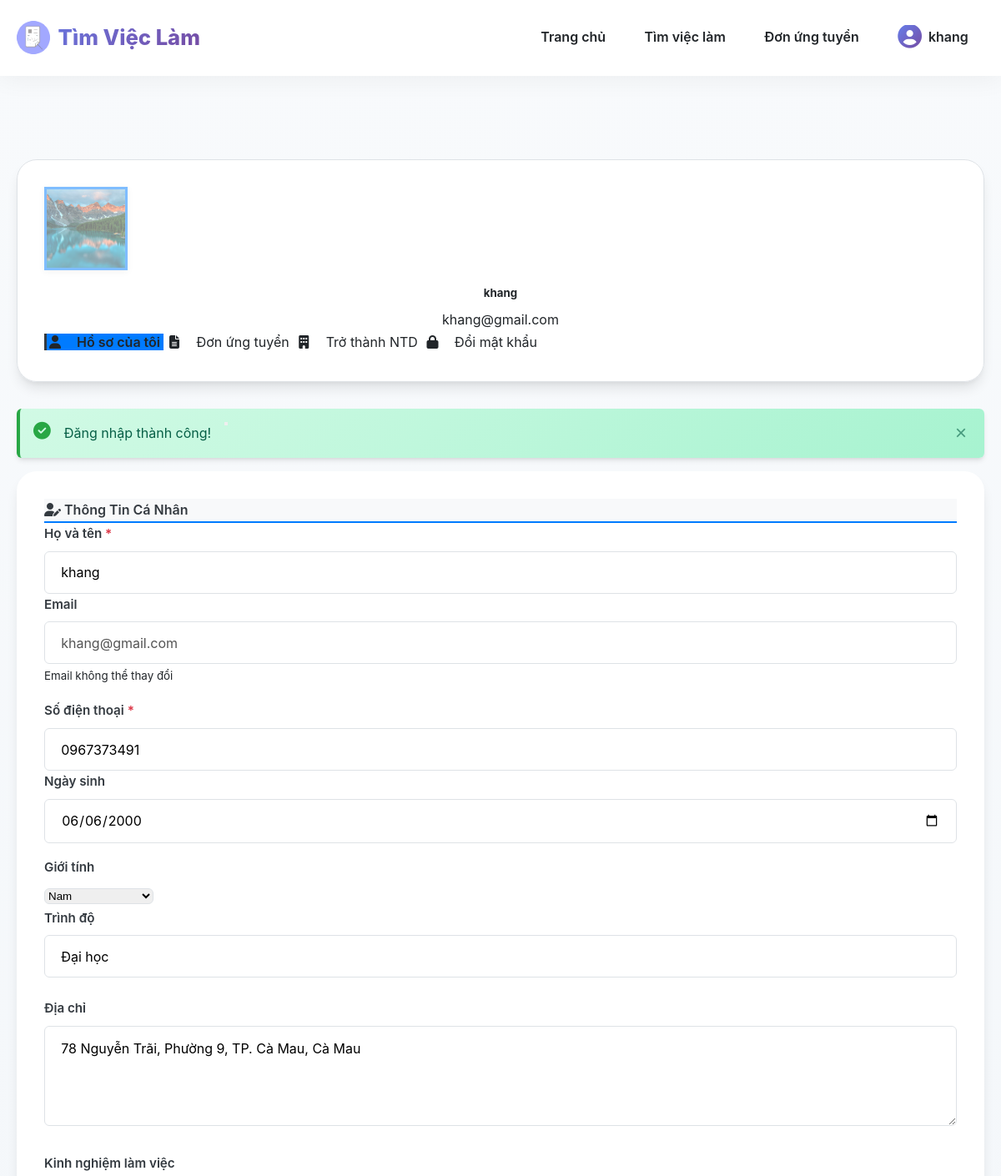
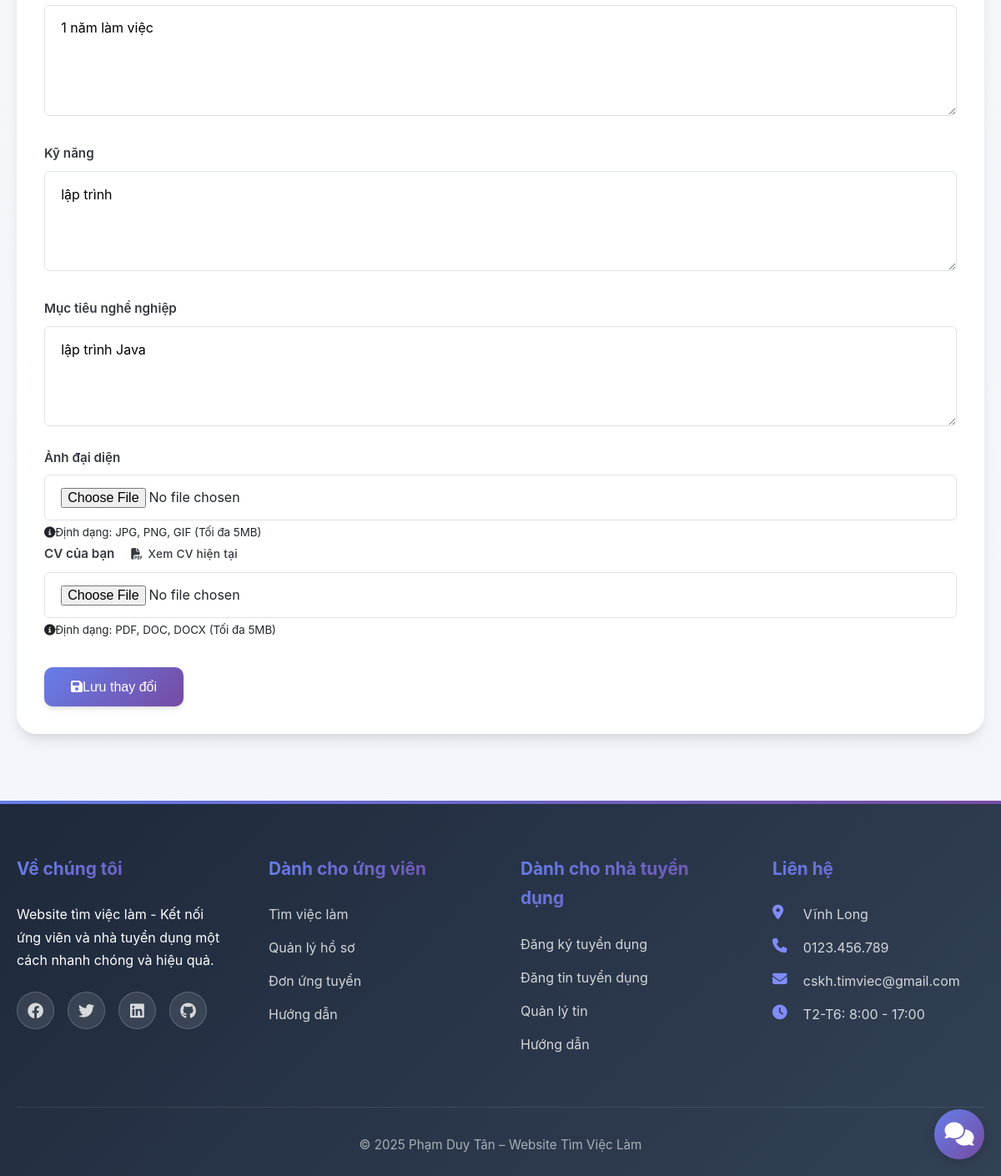
Screenshot of /ungvien/hoso (signed in) with the database file from the repository (2 pictures, top to bottom).
### tables this page shows
CREATE TABLE `thongtinungvien` (
  `id` int(11) NOT NULL,
  `nguoidung_id` int(11) NOT NULL,
  `ngaysinh` date DEFAULT NULL,
  `gioitinh` enum('nam','nu','khac') DEFAULT NULL,
  `trinhdo` varchar(255) DEFAULT NULL,
  `kinhnghiem` text DEFAULT NULL,
  `kynang` text DEFAULT NULL,
  `muctieucanhan` text DEFAULT NULL,
  `cv_file` varchar(255) DEFAULT NULL,
  `ngaycapnhat` datetime DEFAULT current_timestamp() ON UPDATE current_timestamp()
);

CREATE TABLE `nguoidung` (
  `id` int(11) NOT NULL,
  `email` varchar(255) NOT NULL,
  `matkhau` varchar(255) NOT NULL,
  `hoten` varchar(255) NOT NULL,
  `sodienthoai` varchar(20) DEFAULT NULL,
  `diachi` text DEFAULT NULL,
  `avatar` varchar(255) DEFAULT NULL,
  `vaitro` enum('admin','ungvien','tuyendung','choduyet') DEFAULT 'ungvien',
  `trangthai` enum('hoatdong','khoa') DEFAULT 'hoatdong',
  `xacminh` tinyint(1) DEFAULT 0,
  `ngaytao` datetime DEFAULT current_timestamp(),
  `ngaycapnhat` datetime DEFAULT current_timestamp() ON UPDATE current_timestamp()
);

### app/controllers/UngvienController.php (called while the page is built, shortened)
<?php
class UngvienController extends BaseController {
    private $db;
    public function __construct() {
        $this->db = Database::getInstance()->getConnection();
    }
    public function hoso() {
        $nguoidungId = $_SESSION['nguoidung_id'];
        $sql = "SELECT nd.*, tuv.*
                FROM nguoidung nd
                LEFT JOIN thongtinungvien tuv ON nd.id = tuv.nguoidung_id
                WHERE nd.id = :id";
        $stmt = $this->db->prepare($sql);
        $stmt->bindParam(':id', $nguoidungId);
        $stmt->execute();
        $user = $stmt->fetch();
        $data = [
            'pageTitle' => 'Hồ sơ của tôi',
            'user' => $user
        ];
        $this->view('ungvien/hoso', $data);
    }
}
?>

### app/core/Database.php (called while the page is built, shortened)
<?php
class Database {
    private static $instance = null;
    private $connection;
    private function __construct() {
        try {
            $this->connection = new PDO(
                "mysql:host=" . DB_HOST . ";dbname=" . DB_NAME . ";charset=utf8mb4",
                DB_USER,
                DB_PASS,
                [
                    PDO::ATTR_ERRMODE => PDO::ERRMODE_EXCEPTION,
                    PDO::ATTR_DEFAULT_FETCH_MODE => PDO::FETCH_ASSOC,
                    PDO::ATTR_EMULATE_PREPARES => false
                ]
            );
        } catch (PDOException $e) {
            error_log("Database connection failed: " . $e->getMessage());
            if (DEBUG_MODE) {
                die("Lỗi kết nối database: " . $e->getMessage());
            } else {
                die("Không thể kết nối đến cơ sở dữ liệu. Vui lòng thử lại sau.");
            }
        }
    }
    public static function getInstance() {
        if (self::$instance === null) {
            self::$instance = new self();
        }
        return self::$instance;
    }
    public function getConnection() {
        return $this->connection;
    }
}

### app/views/ungvien/hoso.php (the view, shortened to what this page needs)
<?php require_once BASE_PATH . 'app/views/layouts/header.php'; ?>
<div class="container" style="margin-top: 100px; margin-bottom: 50px;">
    <div class="row">
        <div class="col-md-3 mb-4">
            <div class="card profile-sidebar shadow-sm">
                <div class="card-body text-center">
                    <div class="user-avatar mb-3">
                        <?php if (!empty($user['avatar'])): ?>
                            <img src="<?php echo BASE_URL . 'uploads/avatar/' . htmlspecialchars($user['avatar']); ?>"
                                 alt="Avatar" class="rounded-circle" style="width: 100px; height: 100px; object-fit: cover;">
                        <?php else: ?>
                            <div class="avatar-placeholder">
                                <i class="fas fa-user"></i>
                            </div>
                        <?php endif; ?>
                    </div>
                    <h5 class="mb-1"><?php echo htmlspecialchars($user['hoten']); ?></h5>
                    <p class="text-muted small"><?php echo htmlspecialchars($user['email']); ?></p>
                </div>
                <div class="list-group list-group-flush">
                    <a href="<?php echo BASE_URL; ?>ungvien/hoso" class="list-group-item list-group-item-action active">
                        <i class="fas fa-user me-2"></i> Hồ sơ của tôi
                    </a>
                    <a href="<?php echo BASE_URL; ?>ungvien/donungtuyen" class="list-group-item list-group-item-action">
                        <i class="fas fa-file-alt me-2"></i> Đơn ứng tuyển
                    </a>
                    <?php if ($_SESSION['vaitro'] == 'ungvien'): ?>
                    <a href="<?php echo BASE_URL; ?>ungvien/yeucautuyendung" class="list-group-item list-group-item-action">
                        <i class="fas fa-building me-2"></i> Trở thành NTD
                    </a>
                    <?php endif; ?>
                    <a href="<?php echo BASE_URL; ?>taikhoan/doimatkhau" class="list-group-item list-group-item-action">
                        <i class="fas fa-lock me-2"></i> Đổi mật khẩu
                    </a>
                </div>
            </div>
        </div>
        <div class="col-md-9">
            <?php if (isset($_SESSION['success'])): ?>
                <div class="alert alert-success alert-dismissible fade show" role="alert">
                    <i class="fas fa-check-circle me-2"></i>
                    <?php echo htmlspecialchars($_SESSION['success']); unset($_SESSION['success']); ?>
                    <button type="button" class="btn-close" data-bs-dismiss="alert"></button>
                </div>
            <?php endif; ?>
            <div class="card shadow-sm mb-4">
                <div class="card-header bg-white">
                    <h4 class="mb-0"><i class="fas fa-user-edit me-2"></i> Thông Tin Cá Nhân</h4>
                </div>
                <div class="card-body p-4">
                    <form action="<?php echo BASE_URL; ?>ungvien/capnhathoso" method="POST" enctype="multipart/form-data">
                        <div class="row g-3">
                            <div class="col-md-6">
                                <label class="form-label fw-bold">Họ và tên <span class="text-danger">*</span></label>
                                <input type="text" class="form-control" name="hoten"
                                       value="<?php echo htmlspecialchars($user['hoten']); ?>" required>
                            </div>
                            <div class="col-md-6">
                                <label class="form-label fw-bold">Email</label>
                                <input type="email" class="form-control"
                                       value="<?php echo htmlspecialchars($user['email']); ?>" disabled>
                                <small class="text-muted">Email không thể thay đổi</small>
                            </div>
                        </div>
                        <div class="row g-3 mt-2">
                            <div class="col-md-6">
                                <label class="form-label fw-bold">Số điện thoại <span class="text-danger">*</span></label>
                                <input type="tel" class="form-control" name="sodienthoai"
                                       value="<?php echo htmlspecialchars($user['sodienthoai']); ?>" required>
                            </div>
                            <div class="col-md-6">
                                <label class="form-label fw-bold">Ngày sinh</label>
                                <input type="date" class="form-control" name="ngaysinh"
                                       value="<?php echo $user['ngaysinh'] ?? ''; ?>">
                            </div>
                        </div>
                        <div class="row g-3 mt-2">
                            <div class="col-md-6">
                                <label class="form-label fw-bold">Giới tính</label>
                                <select class="form-select" name="gioitinh">
                                    <option value="nam" <?php echo (isset($user['gioitinh']) && $user['gioitinh'] == 'nam') ? 'selected' : ''; ?>>Nam</option>
                                </select>
                            </div>
                            <div class="col-md-6">
                                <label class="form-label fw-bold">Trình độ</label>
                                <input type="text" class="form-control" name="trinhdo"
                                       value="<?php echo htmlspecialchars($user['trinhdo'] ?? ''); ?>"
                                       placeholder="VD: Đại học, Cao đẳng...">
                            </div>
                        </div>
                        <div class="mt-3">
                            <label class="form-label fw-bold">Địa chỉ</label>
                            <textarea class="form-control" name="diachi" rows="3"><?php echo htmlspecialchars($user['diachi'] ?? ''); ?></textarea>
                        </div>
                        <div class="mt-3">
                            <label class="form-label fw-bold">Kinh nghiệm làm việc</label>
                            <textarea class="form-control" name="kinhnghiem" rows="4"
                                      placeholder="Mô tả kinh nghiệm làm việc của bạn..."><?php echo htmlspecialchars($user['kinhnghiem'] ?? ''); ?></textarea>
                        </div>
                        <div class="mt-3">
                            <label class="form-label fw-bold">Kỹ năng</label>
                            <textarea class="form-control" name="kynang" rows="3"
                                      placeholder="Liệt kê các kỹ năng của bạn..."><?php echo htmlspecialchars($user['kynang'] ?? ''); ?></textarea>
                        </div>
                        <div class="mt-3">
                            <label class="form-label fw-bold">Mục tiêu nghề nghiệp</label>
                            <textarea class="form-control" name="muctieu" rows="3"
                                      placeholder="Mục tiêu nghề nghiệp của bạn..."><?php echo htmlspecialchars($user['muctieucanhan'] ?? ''); ?></textarea>
                        </div>
                        <div class="row g-3 mt-2">
                            <div class="col-md-6">
                                <label class="form-label fw-bold">Ảnh đại diện</label>
                                <input type="file" class="form-control" name="avatar" accept="image/*">
                                <small class="form-text text-muted">
                                    <i class="fas fa-info-circle me-1"></i>Định dạng: JPG, PNG, GIF (Tối đa 5MB)
                                </small>
                            </div>
                            <div class="col-md-6">
                                <label class="form-label fw-bold">
                                    CV của bạn
                                    <?php if (!empty($user['cv_file'])): ?>
                                        <a href="<?php echo BASE_URL . 'uploads/cv/' . htmlspecialchars($user['cv_file']); ?>"
                                           target="_blank" rel="noopener noreferrer" class="badge bg-success ms-2">
                                            <i class="fas fa-file-pdf"></i> Xem CV hiện tại
                                        </a>
                                    <?php endif; ?>
                                </label>
                                <input type="file" class="form-control" name="cv" accept=".pdf,.doc,.docx">
                                <small class="form-text text-muted">
                                    <i class="fas fa-info-circle me-1"></i>Định dạng: PDF, DOC, DOCX (Tối đa 5MB)
                                </small>
                            </div>
                        </div>
                        <div class="mt-4 text-end">
                            <button type="submit" class="btn btn-primary px-4 py-2">
                                <i class="fas fa-save me-2"></i>Lưu thay đổi
                            </button>
                        </div>
                    </form>
                </div>
            </div>
        </div>
    </div>
</div>

### app/views/ungvien/hoso.php (style rules this page uses)
:root { --primary-color: #007bff; --secondary-color: #6c757d; --success-color: #28a745; --danger-color: #dc3545; --warning-color: #ffc107; --info-color: #17a2b8; --light-color: #f8f9fa; --dark-color: #343a40; --border-color: #dee2e6; --text-color: #212529; --text-light: #6c757d; }
.profile-sidebar { position: sticky; top: 80px; border: 1px solid var(--border-color); }
.user-avatar { margin-bottom: 1rem; }
.user-avatar img { border: 3px solid var(--primary-color); box-shadow: 0 2px 8px rgba(0,0,0,0.1); object-fit: cover; }
.list-group-item { border-left: 3px solid transparent; transition: all 0.3s ease; }
.list-group-item.active { background-color: var(--primary-color); border-color: var(--primary-color); border-left-color: var(--dark-color); font-weight: 600; }
.list-group-item i { width: 20px; text-align: center; margin-right: 0.75rem; }
.card-header { background-color: var(--light-color); border-bottom: 2px solid var(--primary-color); }
.card-header h4 { color: var(--dark-color); font-weight: 600; }
.form-label { color: var(--dark-color); margin-bottom: 0.5rem; }
.form-label.fw-bold { font-weight: 600; }
.form-control, .form-select { border: 1px solid var(--border-color); border-radius: 6px; transition: border-color 0.15s ease-in-out, box-shadow 0.15s ease-in-out; }
.btn-primary { background-color: var(--primary-color); border-color: var(--primary-color); font-weight: 500; transition: all 0.3s ease; }
.alert { border-left: 4px solid; border-radius: 6px; }
.alert-success { border-left-color: var(--success-color); }

### rows the page displays
thongtinungvien: nguoidung.avatar (picture), nguoidung.hoten "khang", nguoidung.email "khang@gmail.com", hoten "khang", sodienthoai "0967373491", ngaysinh "06/06/2000", gioitinh "Nam", trinhdo "Đại học", diachi "78 Nguyễn Trãi, Phường 9, TP. Cà Mau, Cà Mau", kinhnghiem "1 năm làm việc", kynang "lập trình", muctieu "lập trình Java"

### other values shown
$_SESSION['hoten'] "khang"
$_SESSION['success'] "Đăng nhập thành công!"
